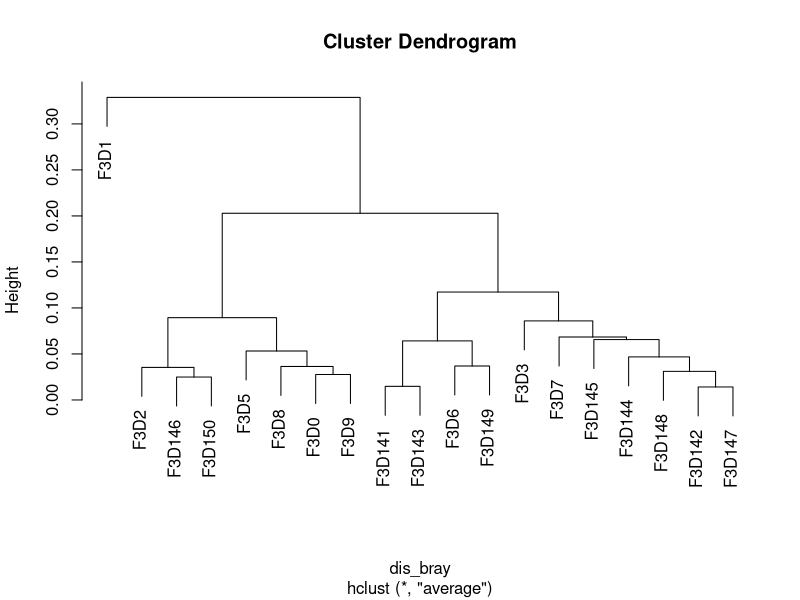
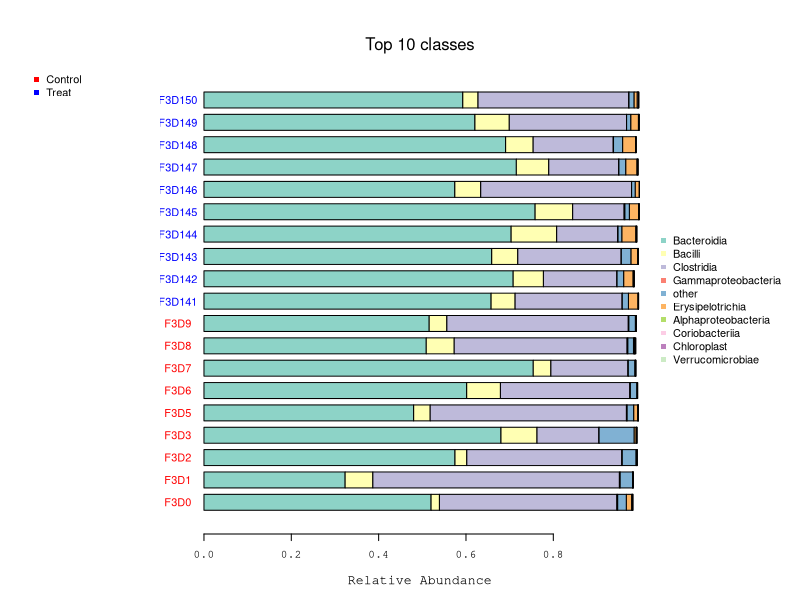

Reproduce these figures in R, in order. (Note: this script raises an error after producing the figures.)
library(vegan)
otu<-read.csv('re_class.csv', header=T,row.names = 1) 
group<-read.csv('design.csv',header = T)

dis_bray<-vegan::vegdist(t(otu),method = 'bray')
tree<-hclust(dis_bray,method = 'average')
plot(tree)

grp <- group[1]
group_col <- c('red', 'blue')
names(group_col) <- c('1', '2')
group_name <- c('Control', 'Treat')
##??״ͼ ?޾???
#??????????ǩ
layout(t(c(1, 2, 2, 2, 3)))
par(mar = c(5, 2, 5, 0))
plot(0, type = 'n', xaxt = 'n', yaxt = 'n', frame.plot = FALSE, xlab = '', ylab = '',
     xlim = c(-max(tree$height), 0), ylim = c(0, length(tree$order)))
legend('topleft', legend = group_name, pch = 15, col = group_col, bty = 'n', cex = 1,text.font = 7)
#??????ɫ????
phylum_color <- c('#8DD3C7', '#FFFFB3', '#BEBADA', '#FB8072', '#80B1D3', '#FDB462', '#B3DE69', '#FCCDE5', '#BC80BD', '#CCEBC5')
names(phylum_color) <- rownames(otu)
#?ѵ?????ͼ
par(mar = c(5, 3, 5, 0))
bar <- barplot(as.matrix(otu), col = phylum_color, space = 0.4, width = 0.7, cex.axis = 1, horiz = T, cex.lab = 1.2,
               xlab = 'Relative Abundance', yaxt = 'n', las = 1, ylim = c(0, ncol(otu)), family = 'mono', )
mtext('Top 10 classes', side = 3, line = 1, cex = 1,font = 7)
color<-c("red","red","red","red","red","red","red","red","red","blue","blue","blue","blue","blue","blue","blue","blue","blue","blue")
text(x = -0.06, y = bar, labels = colnames(otu), col =color , xpd = TRUE,font = 7)
#????ͼͼ??
par(mar = c(5, 1, 5, 0))
plot(0, type = 'n', xaxt = 'n', yaxt = 'n', bty = 'n', xlab = '', ylab = '')
legend('left', pch = 15, col = phylum_color, legend = names(phylum_color), bty = 'n', cex = 1,text.font = 7)
##----------------------------------------------------------------------------------------
##?о???
#??????????ǩ
layout(t(c(1, 2, 2, 2, 3)))
par(mar = c(5, 2, 5, 0))
plot(0, type = 'n', xaxt = 'n', yaxt = 'n', frame.plot = FALSE, xlab = '', ylab = '',
     xlim = c(-max(tree$height), 0), ylim = c(0, length(tree$order)))
legend('topleft', legend = group_name, pch = 15, col = group_col, bty = 'n', cex = 1,text.font = 7)
#?????????ƣ???????????֧??ɫ
treeline <- function(pos1, pos2, height, col1, col2) {
  meanpos = (pos1[1] + pos2[1]) / 2
  segments(y0 = pos1[1] - 0.4, x0 = -pos1[2], y1 = pos1[1] - 0.4, x1 = -height,  col = col1,lwd = 2)
  segments(y0 = pos1[1] - 0.4, x0 = -height,  y1 = meanpos - 0.4, x1 = -height,  col = col1,lwd = 2)
  segments(y0 = meanpos - 0.4, x0 = -height,  y1 = pos2[1] - 0.4, x1 = -height,  col = col2,lwd = 2)
  segments(y0 = pos2[1] - 0.4, x0 = -height,  y1 = pos2[1] - 0.4, x1 = -pos2[2], col = col2,lwd = 2)
}
meanpos = matrix(rep(0, 2 * length(tree$order)), ncol = 2)
meancol = rep(0, length(tree$order))
for (step in 1:nrow(tree$merge)) {
  if(tree$merge[step, 1] < 0){
    pos1 <- c(which(tree$order == -tree$merge[step, 1]), 0)
    rowNum<-which(as.vector(grp)==tree$labels[-tree$merge[step, 1]])
    col1 <- group_col[group[rowNum,3]]
  } else {
    pos1 <- meanpos[tree$merge[step, 1], ]
    col1 <- meancol[tree$merge[step, 1]]
  }
  if (tree$merge[step, 2] < 0) {
    pos2 <- c(which(tree$order == -tree$merge[step, 2]), 0)
    rowNum<-which(as.vector(grp)==tree$labels[-tree$merge[step, 2]])
    col2 <- group_col[group[rowNum,3]]
  } else {
    pos2 <- meanpos[tree$merge[step, 2], ]
    col2 <- meancol[tree$merge[step, 2]]
  }
  height <- tree$height[step]
  treeline(pos1, pos2, height, col1, col2)
  meanpos[step, ] <- c((pos1[1] + pos2[1]) / 2, height)
  print(step)
  if (col1 == col2) meancol[step] <- col1 else meancol[step] <- 'grey'
}
##?ѵ?????ͼ
#????˳??????Ϊ?;??????е?˳??һ??
dat <- otu[ ,tree$order]
#??????ɫ????
phylum_color <- c('#8DD3C7', '#FFFFB3', '#BEBADA', '#FB8072', '#80B1D3', '#FDB462', '#B3DE69', '#FCCDE5', '#BC80BD', '#CCEBC5')
names(phylum_color) <- rownames(dat)
#?ѵ?????ͼ
par(mar = c(5, 4, 5, 0))
bar <- barplot(as.matrix(dat), col = phylum_color, space = 0.4, width = 0.7, cex.axis = 1, horiz = TRUE, cex.lab = 1.2,
               xlab = 'Relative Abundance', yaxt = 'n', las = 1, ylim = c(0, ncol(dat)), family = 'mono', )
mtext('Top 10 phylums', side = 3, line = 1, cex = 1,font = 7)
text(x = -0.07, y = bar, labels = colnames(dat), col = group_col[group[tree$order, 2]], xpd = TRUE,font = 7)
#????ͼͼ??
par(mar = c(5, 1, 5, 0))
plot(0, type = 'n', xaxt = 'n', yaxt = 'n', bty = 'n', xlab = '', ylab = '')
legend('left', pch = 15, col = phylum_color, legend = names(phylum_color), bty = 'n', cex = 1,text.font = 7)

